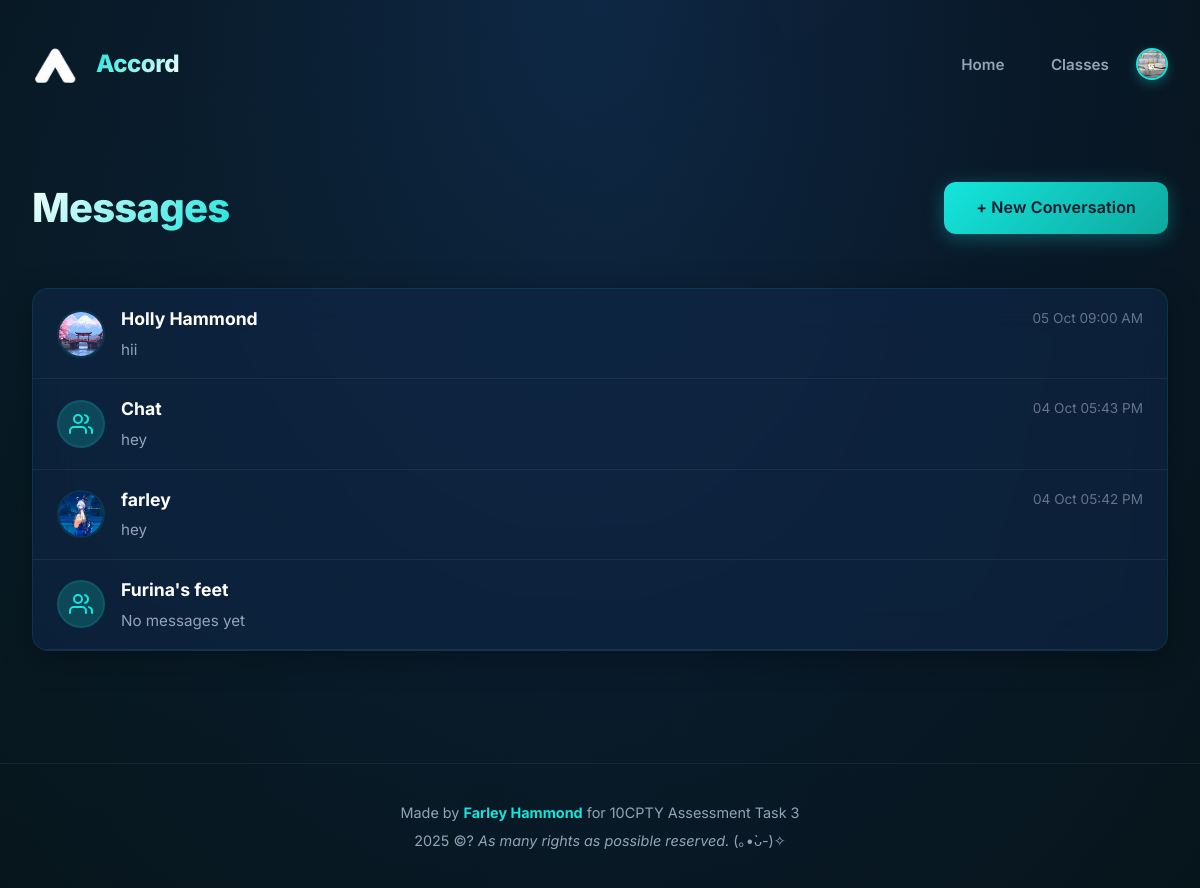
The page /inbox (signed in) on the database as committed earlier.
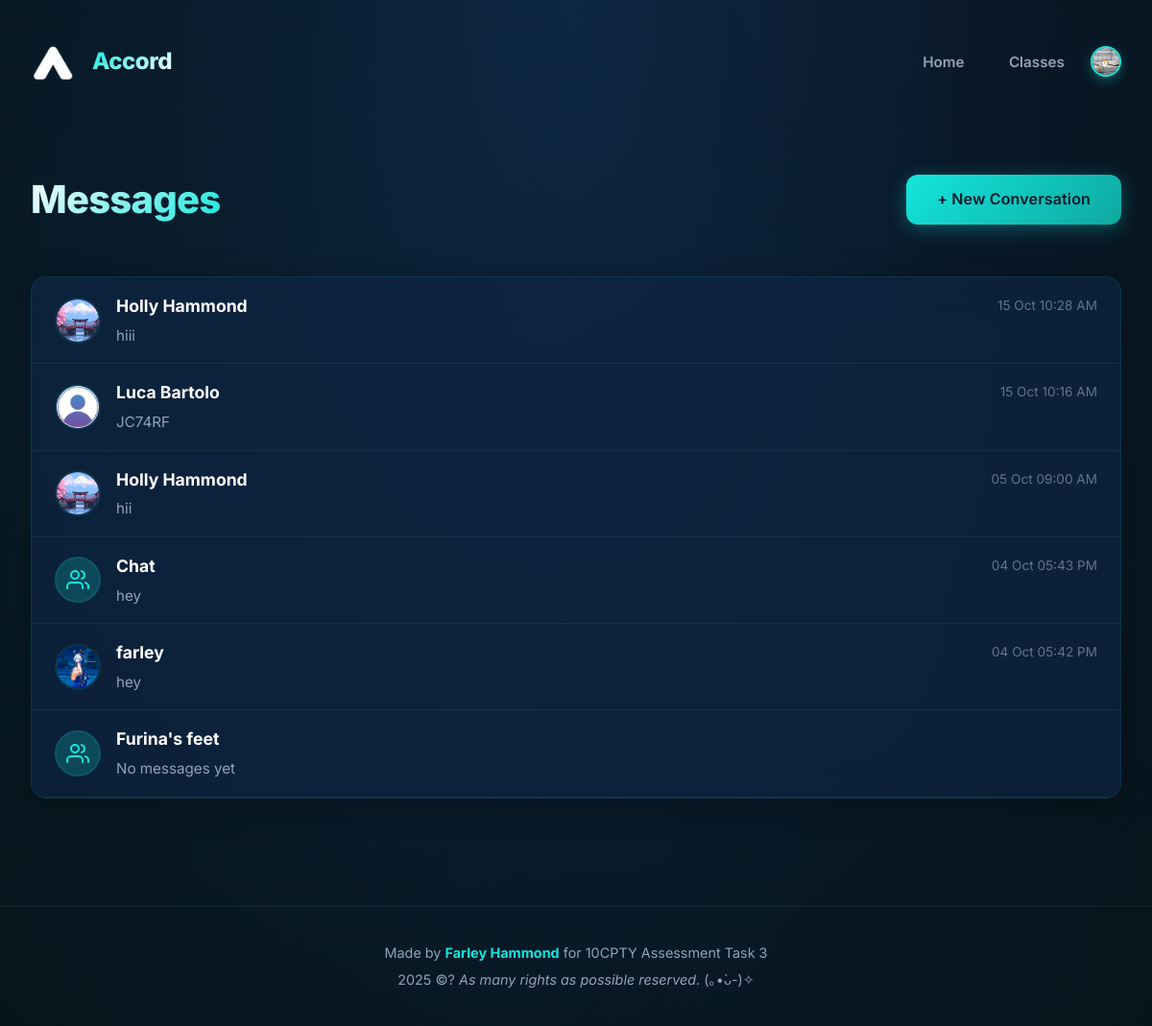
The same page on the database as committed later.
### tables this page shows
CREATE TABLE dm_threads (
        threadID INTEGER PRIMARY KEY AUTOINCREMENT,
        isGroup INTEGER DEFAULT 0,
        threadName TEXT,
        createdBy INTEGER,
        createdAt DATETIME DEFAULT CURRENT_TIMESTAMP
    );

CREATE TABLE users (
        userID INTEGER PRIMARY KEY AUTOINCREMENT,
        name TEXT NOT NULL,
        email TEXT UNIQUE NOT NULL,
        password TEXT NOT NULL,
        role TEXT NOT NULL CHECK(role IN ('teacher','student')),
        avatar TEXT
    );

### main.py (the view)
@app.route("/inbox")
def inbox():
    user = logged_in_user()
    if not user:
        flash("Please log in", "warning")
        return redirect(url_for("login"))
    threads = db.get_threads_for_user(user["id"])
    return render_template("inbox.html", user=user, threads=threads)

### database_manager.py (called while the page is built)
def format_sydney_time(dt_string):
    if not dt_string:
        return ""
    try:
        utc_dt = datetime.strptime(dt_string, '%Y-%m-%d %H:%M:%S')
        utc_dt = pytz.utc.localize(utc_dt)
        sydney_dt = utc_dt.astimezone(SYDNEY_TZ)
        return sydney_dt.strftime('%d %b %I:%M %p')
    except:
        return dt_string

def get_connection():
    con = sql.connect(DB_PATH)
    con.execute("PRAGMA foreign_keys = ON;")
    return con

def get_thread_other_user_name(threadID, currentUserID):
    con = get_connection()
    cur = con.cursor()
    cur.execute("""
        SELECT u.name, u.avatar
        FROM dm_participants p
        JOIN users u ON p.userID = u.userID
        WHERE p.threadID = ? AND p.userID != ?
        LIMIT 1
    """, (threadID, currentUserID))
    result = cur.fetchone()
    con.close()
    return result if result else ("Unknown", None)

def get_unread_message_count(userID):
    con = get_connection()
    cur = con.cursor()
    cur.execute("""
        SELECT COUNT(*)
        FROM dm_messages m
        JOIN dm_participants p ON m.threadID = p.threadID
        WHERE p.userID = ?
        AND m.senderID != ?
        AND m.timestamp > COALESCE(p.lastRead, '1970-01-01')
    """, (userID, userID))
    count = cur.fetchone()[0]
    con.close()
    return count

### main.py (called while the page is built)
def logged_in_user():
    return session.get("user")

@app.context_processor
def inject_unread_count():
    user = logged_in_user()
    if user:
        unread_count = db.get_unread_message_count(user["id"])
        return dict(unread_count=unread_count)
    return dict(unread_count=0)

@app.template_filter('sydney_time')
def sydney_time_filter(dt_string):
    return db.format_sydney_time(dt_string)

@app.template_global()
def get_other_user(thread_id, current_user_id):
    return db.get_thread_other_user_name(thread_id, current_user_id)

@app.context_processor # for timezone in foorter
def inject_unread_count():
    user = logged_in_user()
    now = datetime.now(pytz.timezone('Australia/Sydney'))
    if user:
        unread_count = db.get_unread_message_count(user["id"])
        return dict(unread_count=unread_count, now=now)
    return dict(unread_count=0, now=now)

### templates/inbox.html (shortened to what this page needs)
{% extends "layout.html" %}
{% block content %}
<div class="page">
  <div class="page-header">
    <h1>Messages</h1>
    <a class="btn" href="{{ url_for('new_dm') }}">+ New Conversation</a>
  </div>
  <div class="inbox-container">
    {% if threads %}
      <div class="thread-list">
        {% for t in threads %}
          {% set other_user = get_other_user(t[0], user.id) if not t[1] else None %}
          <a href="{{ url_for('dm_thread', thread_id=t[0]) }}" class="thread-item {% if t[4] > 0 %}unread{% endif %}">
            <div class="thread-avatar-container">
              {% if t[1] %}
                <div class="group-avatar">
                </div>
              {% else %}
                <img class="thread-avatar" src="{{ other_user[1] or url_for('static', filename='images/default_avatar.png') }}" alt="Avatar" />
              {% endif %}
            </div>
            <div class="thread-content">
              <div class="thread-header">
                <h3 class="thread-name">
                  {% if t[1] %}
                    {{ t[2] or "Unnamed Group" }}
                  {% else %}
                    {{ other_user[0] if other_user else "Unknown User" }}
                  {% endif %}
                </h3>
                {% if t[5] %}
                  <span class="thread-time">{{ t[5]|sydney_time }}</span>
                {% endif %}
              </div>
              {% if t[6] %}
                <p class="thread-preview">{{ t[6][:60] }}{% if t[6]|length > 60 %}...{% endif %}</p>
              {% else %}
                <p class="thread-preview muted">No messages yet</p>
              {% endif %}
            </div>
          </a>
        {% endfor %}
      </div>
    {% endif %}
  </div>
</div>
{% endblock %}

### templates/layout.html (shortened to what this page needs)
<!DOCTYPE html>
<html lang="en">
  <head>
    <link rel="stylesheet" href="{{ url_for('static', filename='css/style.css') }}" />
  </head>
  <body>
    <main>
      {% include "partials/menu.html" %}
      {% block content %}{% endblock %}
    </main>
  </body>
  <footer class="app-footer">
  <p>Made by <strong>Farley Hammond</strong> for 10CPTY Assessment Task 3</p>
  <p class="footer-year">{{ now.year }} ©? <i>As many rights as possible reserved. </i>(｡•̀ᴗ-)✧</p>
</footer>
</html>

### templates/partials/menu.html (shortened to what this page needs)
<nav>
  <div class="nav-left" style="display: flex; align-items: center;">
    <img src="{{ url_for('static', filename='images/favicon.png') }}" alt="Logo" />
    <h1>Accord</h1>
  </div>
  <ul class="topnav">
    <li><a href="{{ url_for('index') }}">Home</a></li>
    {% if session.get('user') %}
      <li><a href="{{ url_for('classes') }}">Classes</a></li>
      <li class="profile-dropdown">
        <button class="profile-button" onclick="toggleProfileDropdown(event)">
          <img class="avatar small" src="{{ session['user']['avatar'] or url_for('static', filename='images/default_avatar.png') }}" alt="Profile" />
        </button>
      </li>
    {% else %}
      <li><a href="{{ url_for('login') }}">Login</a></li>
      <li><a href="{{ url_for('signup') }}">Sign Up</a></li>
    {% endif %}
  </ul>
</nav>

Rows that differ between the two databases and show on the page:
added dm_threads: avatar (picture), {{ other_user[0] if other_user else "Unknown User" }} "Holly Hammond", t "15 Oct 10:28 AM", t "hiii"
added dm_threads: shows a picture, t "15 Oct 10:16 AM", t "JC74RF"
added users: name "Luca Bartolo"
